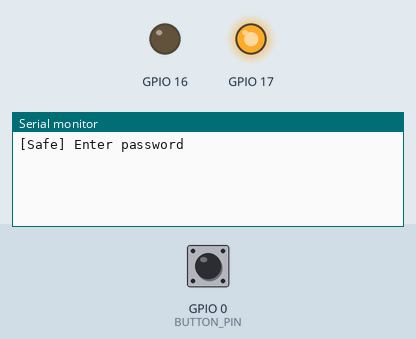
The program below on a simulated ESP32-S3. On the bench: output pins drawn as LEDs (lit = HIGH), the last lines printed to the serial monitor. Inputs (shaded band) come from the test bench; at power-on: GPIO 0 (BUTTON_PIN) HIGH.

Above: at 1.2 s.
1.3 s: GPIO 0 (BUTTON_PIN) pulled LOW for 0.15 s
At 2.0 s:
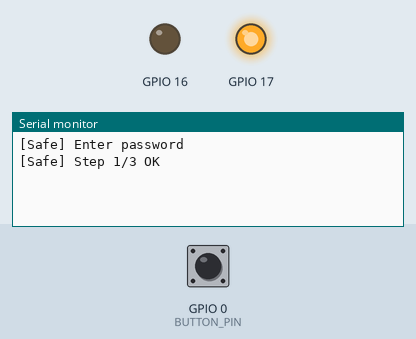
4.4 s: GPIO 0 (BUTTON_PIN) pulled LOW for 1 s
At 6.6 s:
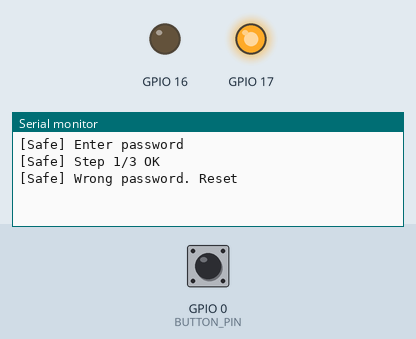
6.9 s: GPIO 0 (BUTTON_PIN) pulsed LOW 2 times (0.12 s each, 0.3 s apart)
At 11.3 s:
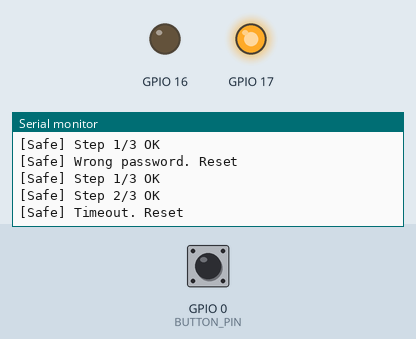

Measured:
- after the input at 1.3 s, the serial monitor: prints a new line after 0.20 s (image 1)
- after the input at 4.4 s, the serial monitor: prints a new line after 1.1 s (image 2)
- after the input at 6.9 s, the serial monitor: prints a new line after 0.17 s (image 3)

The program:

main.cpp
```cpp
#include <Arduino.h>

class CONFIG {
public:
    static constexpr uint8_t BUTTON_PIN = 0;
    static constexpr uint8_t LED_RED = 17;
    static constexpr uint8_t LED_WHITE = 16;

    static constexpr uint32_t POLL_MS = 10;
    static constexpr uint32_t DEBOUNCE_MS = 50;
    static constexpr uint32_t LONG_PRESS_MS = 1000;
    static constexpr uint32_t TIMEOUT_MS = 3000;

    static constexpr uint32_t QUEUE_SIZE = 10;
    static constexpr uint32_t STACK_SIZE = 4096;

    static constexpr UBaseType_t PRODUCER_PRIORITY = 1;
    static constexpr UBaseType_t CONSUMER_PRIORITY = 2;
};

enum class ButtonEvent {
    PressDown,
    Short,
    Long
};

enum class SafeState {
    Idle,
    FirstShort,
    SecondShort,
    Unlocked
};

class LED {
private:
    uint8_t pin;

public:
    constexpr explicit LED(uint8_t ledPin)
        : pin(ledPin) {}

    void init() {
        pinMode(pin, OUTPUT);
        off();
    }

    void on() {
        digitalWrite(pin, HIGH);
    }

    void off() {
        digitalWrite(pin, LOW);
    }
};

static LED red(CONFIG::LED_RED);
static LED white(CONFIG::LED_WHITE);

static QueueHandle_t buttonQueue = nullptr;

void sendEvent(ButtonEvent event) {
    xQueueSend(buttonQueue, &event, portMAX_DELAY);
}

void buttonTask(void* parameter) {
    bool stableState = HIGH;
    bool lastRawState = HIGH;
    bool longSent = false;

    TickType_t lastChangeTime = xTaskGetTickCount();
    TickType_t pressTime = 0;
    TickType_t lastWakeTime = xTaskGetTickCount();

    while (true) {
        TickType_t now = xTaskGetTickCount();

        bool rawState = digitalRead(CONFIG::BUTTON_PIN);

        if (rawState != lastRawState) {
            lastRawState = rawState;
            lastChangeTime = now;
        }

        if (rawState != stableState &&
            now - lastChangeTime >=
                pdMS_TO_TICKS(CONFIG::DEBOUNCE_MS)) {

            stableState = rawState;

            if (stableState == LOW) {
                pressTime = now;
                longSent = false;

                sendEvent(ButtonEvent::PressDown);
            }

            else if (!longSent) {
                if (now - pressTime >=
                    pdMS_TO_TICKS(CONFIG::LONG_PRESS_MS)) {

                    sendEvent(ButtonEvent::Long);
                    longSent = true;

                } else {
                    sendEvent(ButtonEvent::Short);
                }
            }
        }

        if (stableState == LOW &&
            rawState == LOW &&
            !longSent &&
            now - pressTime >=
                pdMS_TO_TICKS(CONFIG::LONG_PRESS_MS)) {

            sendEvent(ButtonEvent::Long);
            longSent = true;
        }

        vTaskDelayUntil(
            &lastWakeTime,
            pdMS_TO_TICKS(CONFIG::POLL_MS)
        );
    }
}

void safeTask(void* parameter) {
    SafeState state = SafeState::Idle;
    ButtonEvent event;

    red.on();
    white.off();

    Serial.println("[Safe] Enter password");

    while (true) {

        TickType_t timeout =
            state == SafeState::Unlocked
                ? portMAX_DELAY
                : pdMS_TO_TICKS(CONFIG::TIMEOUT_MS);

        if (xQueueReceive(
                buttonQueue,
                &event,
                timeout
            ) != pdPASS) {

            if (state != SafeState::Idle) {
                Serial.println("[Safe] Timeout. Reset");

                state = SafeState::Idle;

                red.on();
                white.off();
            }

            continue;
        }

        if (state == SafeState::Unlocked) {
            continue;
        }

        if (event == ButtonEvent::PressDown) {
            continue;
        }

        switch (state) {

            case SafeState::Idle:

                if (event == ButtonEvent::Short) {
                    state = SafeState::FirstShort;

                    Serial.println("[Safe] Step 1/3 OK");
                } else {
                    Serial.println("[Safe] Wrong password. Reset");
                }

                break;

            case SafeState::FirstShort:

                if (event == ButtonEvent::Short) {
                    state = SafeState::SecondShort;

                    Serial.println("[Safe] Step 2/3 OK");
                } else {
                    state = SafeState::Idle;

                    Serial.println("[Safe] Wrong password. Reset");
                }

                break;

            case SafeState::SecondShort:

                if (event == ButtonEvent::Long) {
                    state = SafeState::Unlocked;

                    red.off();
                    white.on();

                    Serial.println("[Safe] ACCESS GRANTED");
                } else {
                    state = SafeState::Idle;

                    Serial.println("[Safe] Wrong password. Reset");
                }

                break;

            case SafeState::Unlocked:
                break;
        }
    }
}

void setup() {
    Serial.begin(115200);

    pinMode(CONFIG::BUTTON_PIN, INPUT_PULLUP);

    red.init();
    white.init();

    buttonQueue = xQueueCreate(
        CONFIG::QUEUE_SIZE,
        sizeof(ButtonEvent)
    );

    if (buttonQueue == nullptr) {
        Serial.println("[ERROR] Queue creation failed");
        return;
    }

    if (xTaskCreate(
        safeTask,
        "Safe Consumer",
        CONFIG::STACK_SIZE,
        nullptr,
        CONFIG::CONSUMER_PRIORITY,
        nullptr
    ) != pdPASS) {
        Serial.println("[ERROR] Consumer creation failed");
        return;
    }

    if (xTaskCreate(
        buttonTask,
        "Button Producer",
        CONFIG::STACK_SIZE,
        nullptr,
        CONFIG::PRODUCER_PRIORITY,
        nullptr
    ) != pdPASS) {
        Serial.println("[ERROR] Producer creation failed");
    }
}

void loop() {
    vTaskDelay(pdMS_TO_TICKS(1000));
}
```
